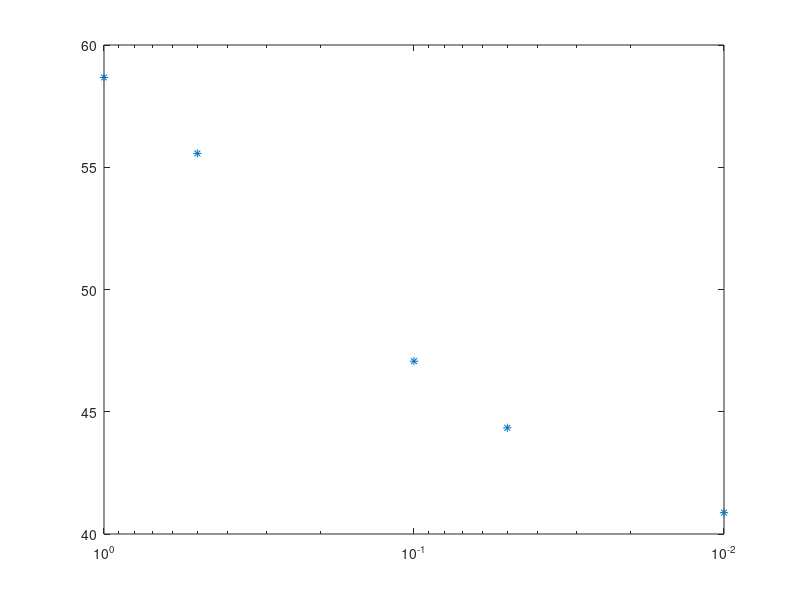
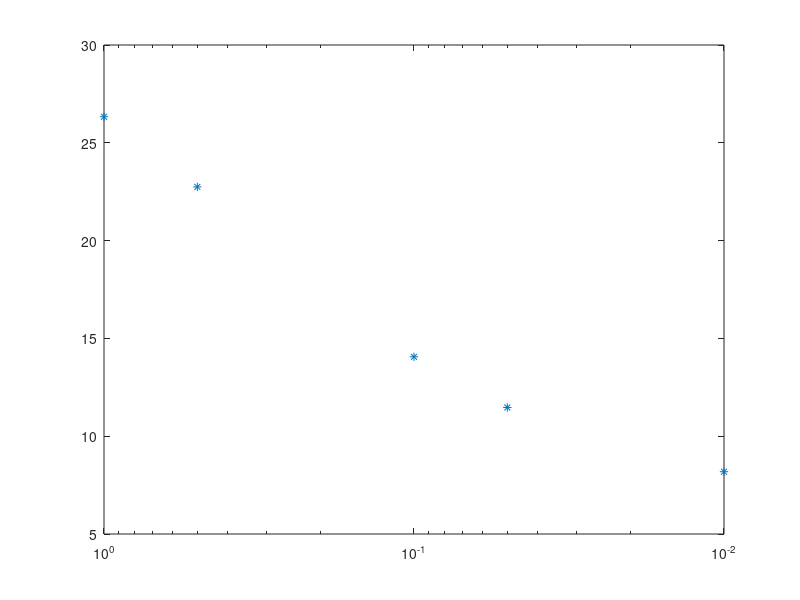
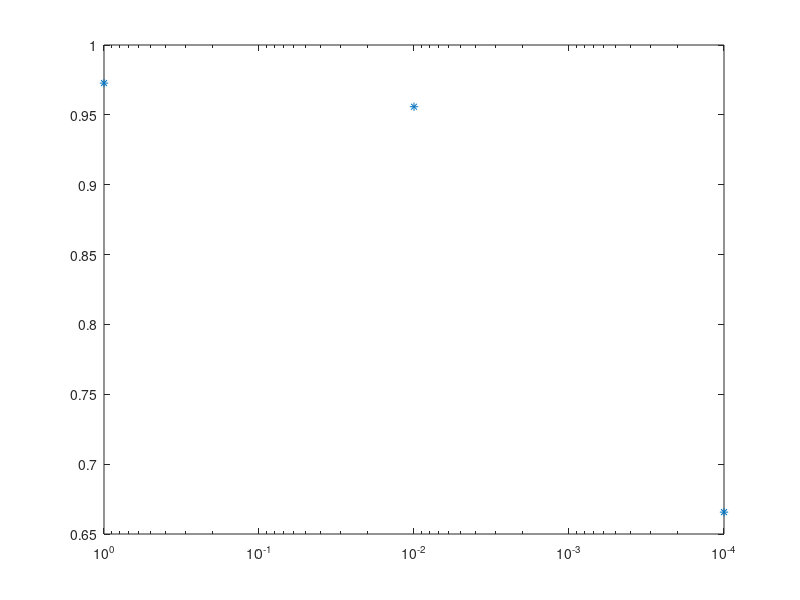
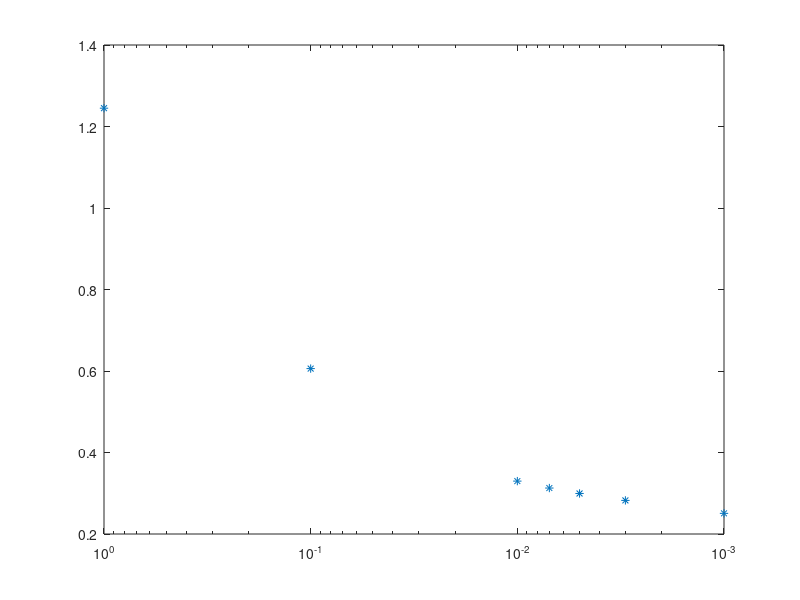

Write the MATLAB code that produced these figures, in order.

clear all
close all
clc


% traditional
regu_t = [1e-0; 1e-1; 1e-2; 5e-1; 5e-2];
misfit_t = [5.867381e+01; 4.706844e+01; 4.087419e+01; 5.556599e+01; 4.434295e+01];

figure
semilogx(regu_t, misfit_t,'*')
set(gca,'XDir','Reverse');



% andreas idea
regu_a = [1e-0; 1e-1; 1e-2; 5e-1; 5e-2];
misfit_a = [2.633027e+01; 1.405917e+01; 8.185111e+00; 2.274586e+01; 1.146986e+01];

figure
semilogx(regu_a, misfit_a,'*')
set(gca,'XDir','Reverse');



% source point1
regu_a = [1e-0; 1e-2; 1e-4];
misfit_a = [9.727298e-01; 9.558338e-01; 6.656615e-01];

figure
semilogx(regu_a, misfit_a,'*')
set(gca,'XDir','Reverse');



regu_a = [1e-0; 1e-1; 1e-2; 7e-3; 5e-3; 3e-3; 1e-3];
misfit_a = [1.244949e+00; 6.059158e-01; 3.298011e-01; 3.127824e-01; 2.994536e-01; 2.824631e-01; 2.506788e-01;];

figure
semilogx(regu_a, misfit_a,'*')
set(gca,'XDir','Reverse');


regu_cc = [1e-0; 1e-1; 1e-2; 1e-3];
misfit_cc = [5.364138e+00; 2.122951e+00; 1.702147e+00; 1.540107e+00];

figure
semilogx(regu_cc, misfit_cc,'*')
set(gca,'XDir','Reverse');




regu_ampdiffsou = [1e-2; 1e-3; 1e-4; 1e-5; 1e-6; 1e-7];
misfit_ampdiffsou = [2.112548e+01; 1.969718e+01; 1.339247e+01; 3.198018e+00; 4.408981e-01; 6.458783e-02];

figure
semilogx(regu_ampdiffsou, misfit_ampdiffsou,'*')
set(gca,'XDir','Reverse');



regu_ampdiffsou = [1e+2; 1e+1; 1e0; 1e-1; 1e-2; 1e-3; 1e-4];
misfit_ampdiffsou = [2.668754e+00; 2.587642e+00; 2.116070e+00; 1.246788e+00; 6.884613e-01; 4.171481e-01; 2.719252e-01];

figure
semilogx(regu_ampdiffsou, misfit_ampdiffsou,'*')
set(gca,'XDir','Reverse');



regu_ampdiffsou = [1e+2; 1e+1; 1e0; 1e-1; 1e-2; 1e-3];
misfit_ampdiffsou = [1.361341e+01; 1.271753e+01; 5.364138e+00; 2.122951e+00; 1.702147e+00; 1.540107e+00];

figure
semilogx(regu_ampdiffsou, misfit_ampdiffsou,'*')
set(gca,'XDir','Reverse');



regu_ampdiffsou = [1e0; 1e-2; 1e-4];
misfit_ampdiffsou = [9.727298e-01; 9.558338e-01; 6.656411e-01];

figure
semilogx(regu_ampdiffsou, misfit_ampdiffsou,'*')
set(gca,'XDir','Reverse');
